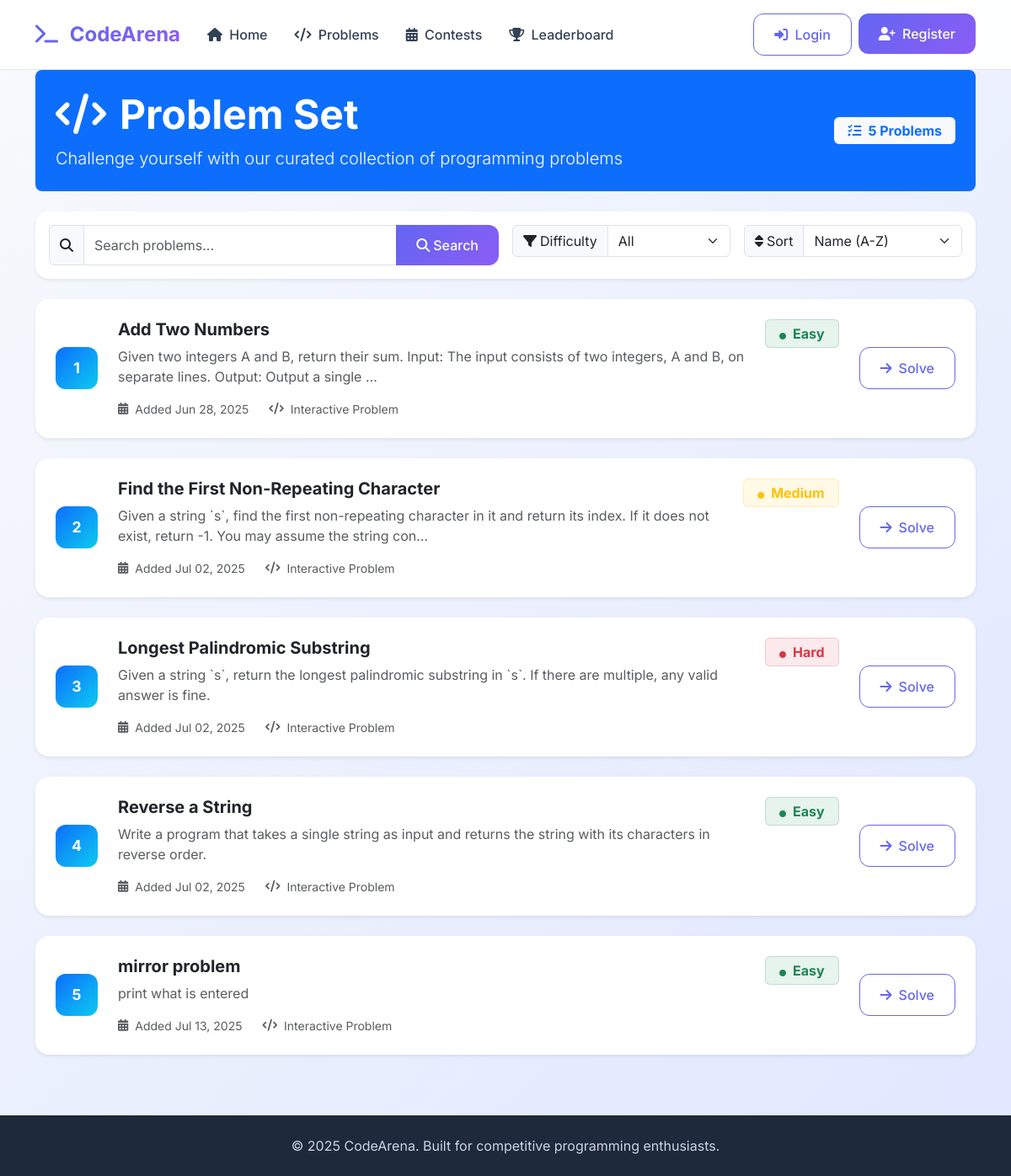
The app's page /problems/, older data.
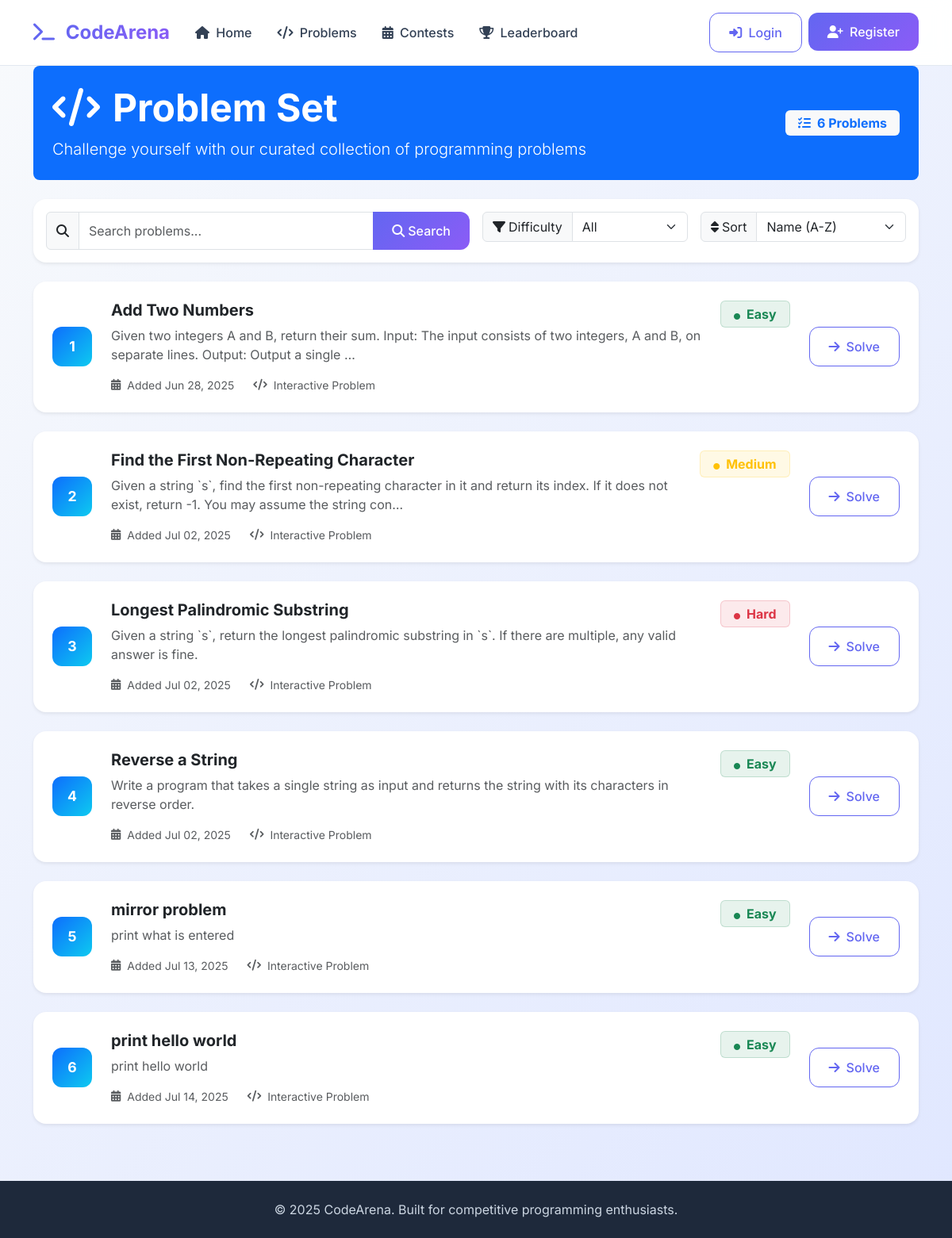
The same page, newer data.
### problems/models.py (models this page shows, shortened)
class Problem(models.Model):
    name = models.CharField(max_length=255, unique=True,help_text="Name of the problem")
    statement = models.TextField(help_text="Full problem description")
    difficulty_choices = (
        ('easy','Easy'),
        ('medium' ,'Medium'),
        ('hard', 'Hard'),
    )
    difficulty = models.CharField(
        max_length=10,
        choices=difficulty_choices,
        default='easy',
        help_text="Difficulty level of the problem"
    )
    created_at = models.DateTimeField(auto_now_add=True)
    created_by = models.ForeignKey(
        CustomUser,
        on_delete=models.SET_NULL,
        null=True,
        blank=True,
        related_name='created_problems',
        help_text="User who created this problem"
    )
    class Meta:
        verbose_name = "Problems"
        verbose_name_plural = "Problems"
        ordering = ['name']

### problems/views.py (the view)
# urls.py: path('', views.problem_list_view, name='list'),
def problem_list_view(request):
    problems = Problem.objects.all()
    difficulty = request.GET.get('difficulty')
    if difficulty and difficulty != 'all':
        problems = problems.filter(difficulty=difficulty)
    search_query = request.GET.get('q')
    if search_query:
        problems = problems.filter(
            Q(name__icontains=search_query) |
            Q(statement__icontains=search_query)
        )
    sort_by = request.GET.get('sort_by','name')
    if sort_by == 'difficulty_asc':
        problems = problems.order_by('difficulty')
    elif sort_by == 'difficulty_desc':
        problems = problems.order_by('-difficulty')
    elif sort_by == 'created_at_asc':
        problems = problems.order_by('created_at')
    elif sort_by == 'created_at_desc':
        problems = problems.order_by('-created_at')
    else: # Default to sorting by name ascending
        problems = problems.order_by('name')
    paginator = Paginator(problems,10)
    page_number = request.GET.get('page')
    page_obj = paginator.get_page(page_number)
    context = {
        'page_obj': page_obj,
        'difficulties': [choice[0] for choice in Problem.difficulty_choices], # Pass choices for dropdown
        'selected_difficulty': difficulty,
        'search_query': search_query,
        'sort_by': sort_by,
    }
    return render(request, 'problems/problem_list.html', context)

### templates/problems/problem_list.html (shortened to what the changed rows need)
{% extends 'base.html' %}
{% block content %}
<div class="container">
    <div class="row">
        <div class="col-12">
            <div class="bg-primary text-white rounded-3 p-4 mb-4">
                <div class="row align-items-center">
                    <div class="col-md-8">
                        <h1 class="display-5 fw-bold mb-2">
                            <i class="fas fa-code me-3"></i>Problem Set
                        </h1>
                    </div>
                    <div class="col-md-4 text-md-end">
                        <div class="badge bg-light text-primary fs-6 px-3 py-2">
                            <i class="fas fa-tasks me-2"></i>{{ page_obj.paginator.count }} Problems
                        </div>
                    </div>
                </div>
            </div>
            {% if page_obj %}
                <div class="row">
                    {% for problem in page_obj %}
                        <div class="col-12 mb-4">
                            <div class="card shadow-sm border-0 hover-card">
                                <div class="card-body p-4">
                                    <div class="row align-items-center">
                                        <div class="col-auto">
                                            <div class="problem-number">
                                                {{ forloop.counter }}
                                            </div>
                                        </div>
                                        <div class="col">
                                            <div class="d-flex align-items-start justify-content-between">
                                                <div class="flex-grow-1">
                                                    <h5 class="card-title mb-2">
                                                        <a href="{% url 'problems:detail' problem.id %}" class="text-decoration-none text-dark fw-bold problem-title">
                                                            {{ problem.name }}
                                                        </a>
                                                    </h5>
                                                    <p class="card-text text-muted mb-3">
                                                        {{ problem.statement|striptags|truncatechars:150 }}
                                                    </p>
                                                    <div class="d-flex align-items-center text-muted small">
                                                        <i class="fas fa-calendar-alt me-2"></i>
                                                        <span class="me-4">Added {{ problem.created_at|date:"M d, Y" }}</span>
                                                        <i class="fas fa-code me-2"></i>
                                                        <span>Interactive Problem</span>
                                                    </div>
                                                </div>
                                                <div class="ms-3">
                                                    {% if problem.difficulty == 'easy' %}
                                                        <span class="badge bg-success-soft text-success px-3 py-2 fs-6">
                                                            <i class="fas fa-circle me-2" style="font-size: 8px;"></i>Easy
                                                        </span>
                                                    {% elif problem.difficulty == 'medium' %}
                                                        <span class="badge bg-warning-soft text-warning px-3 py-2 fs-6">
                                                            <i class="fas fa-circle me-2" style="font-size: 8px;"></i>Medium
                                                        </span>
                                                    {% elif problem.difficulty == 'hard' %}
                                                        <span class="badge bg-danger-soft text-danger px-3 py-2 fs-6">
                                                            <i class="fas fa-circle me-2" style="font-size: 8px;"></i>Hard
                                                        </span>
                                                    {% endif %}
                                                </div>
                                            </div>
                                        </div>
                                        <div class="col-auto">
                                            <a href="{% url 'problems:detail' problem.id %}" class="btn btn-outline-primary">
                                                <i class="fas fa-arrow-right me-2"></i>Solve
                                            </a>
                                        </div>
                                    </div>
                                </div>
                            </div>
                        </div>
                    {% endfor %}
                </div>
            {% endif %}
        </div>
    </div>
</div>
{% endblock %}

Row changes from the older to the newer data that the page shows:
added Problem: name "print hello world", statement "print hello world", created_at "Jul 14, 2025", difficulty "easy" (drawn)
Text that changed along with them:
{{ page_obj.paginator.count }}: "5" → "6"
